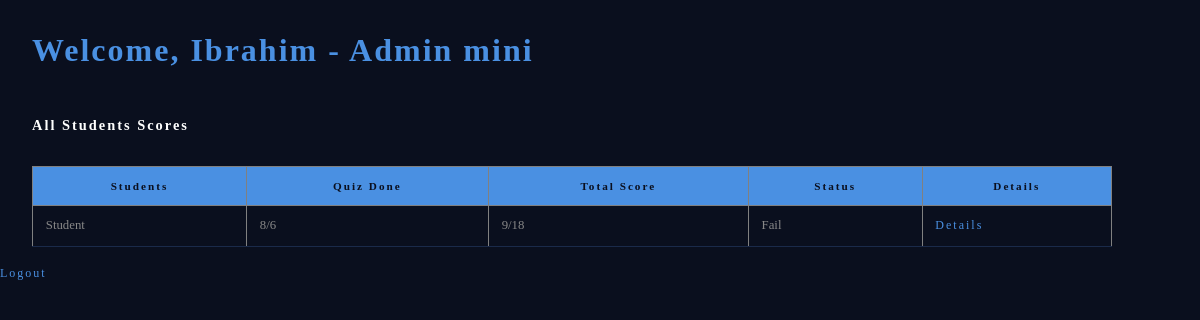
Page /admin/mini (signed in) on the committed database.
### tables this page shows
CREATE TABLE users (
       id INTEGER PRIMARY KEY,
       username TEXT,
       email TEXT UNIQUE,
       password TEXT,
       role TEXT);

### app.py (the view)
@app.route("/admin/mini")
def admin_mini():
  if "user_id" not in session:
    return redirect("/login")
  if session["role"] not in ["admin-mini", "admin-full"]:
    return redirect("/home")
  scores = db.get_summary_score()
  return render_template("admin_mini.html", username = session["username"], scores=scores)

### db.py (called while the page is built)
def open():
    global conn, cursor
    conn = sqlite3.connect(db_name)
    cursor = conn.cursor()

def close():
    cursor.close()
    conn.close()

def get_summary_score():
    open()
    cursor.execute("""SELECT users.username, users.id,
                   SUM(scores.score),
                   COUNT (scores.id)
                   FROM scores, users
                   WHERE scores.user_id = users.id
                   GROUP BY users.id""")
    data = cursor.fetchall()
    close()
    return data

### Templates/admin_mini.html (shortened to what this page needs)
<!DOCTYPE html>
<html>
  <head>
    <link rel="stylesheet" href="/static/style.css">
  </head>
  <body>
    <h1>Welcome, {{username}}  - Admin mini</h1>
    <h2>All Students Scores</h2>
    <table border="1">
      <tr>
        <th>Students</th>
        <th>Quiz Done</th>
        <th>Total Score</th>
        <th>Status</th>
        <th>Details</th>
      </tr>
      {% for s in scores %}
      <tr>
        <td>{{s[0]}}</td>
        <td>{{s[3]}}/6</td>
        <td>{{s[2]}}/18</td>
        <td>{% if s[2] >=10 %}Pass{% else %}Fail{% endif %}</td>
        <td><a href="/admin/student/{{s[1]}}">Details<a></td>
      </tr>
      {% endfor %}
    </table>
    <a href="/logout">Logout</a>
  </body>
</html>

### Static/style.css (style rules this page uses)
* { margin: 0; padding: 0; box-sizing: border-box; }
body { background-color: #0a0f1e; color: #ffffff; font: "Courier New", Courier, monospace; }
h1 { color: #4a90e2; letter-spacing: 2px; padding: 2rem; }
h2 { color: #ffffff; letter-spacing: 2px; padding: 1rem 2rem; font-size: 0.9rem; }
table { margin: 1rem 2rem; border-collapse: collapse; width: 90%; }
th { background-color: #4a90e2; color: #0a0f1e; padding: 0.8rem; font-size: 0.7rem; letter-spacing: 2px; }
td { padding: 0.8rem; border-bottom: 1px solid #1a2a4a; font-size: 0.8rem; color: #888; }
a { color: #4a90e2; text-decoration: none; letter-spacing: 2px; font-size: 0.75rem; }

### rows in the picture
users: username "Student", s "8", s "9"

### other values in the picture
{{ username }} "Ibrahim"
